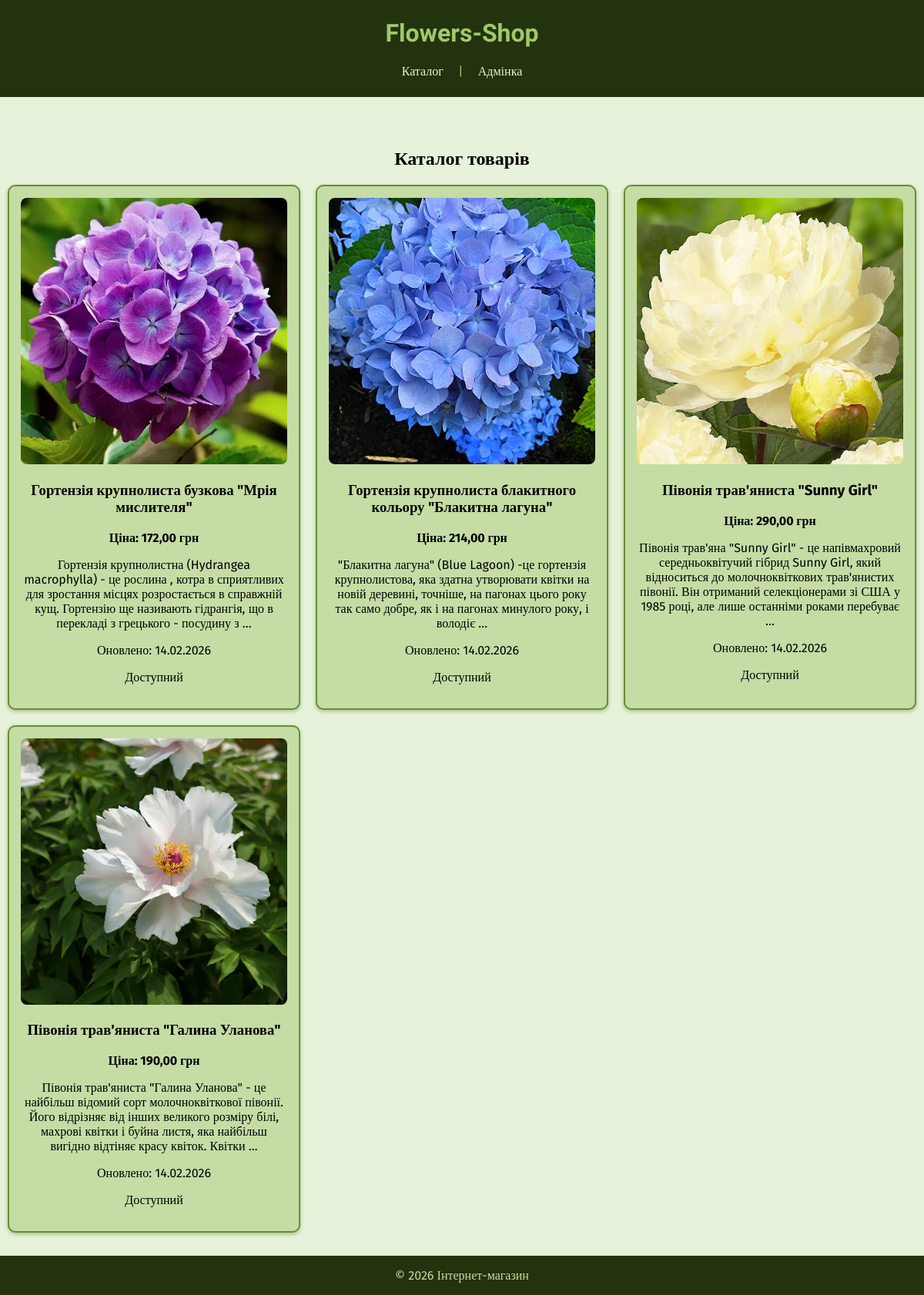
The page / on the database its author committed.
### main/models.py (models this page shows, shortened)
class Product(models.Model):
    name = models.CharField(max_length=200, verbose_name='Назва')
    description = models.TextField(verbose_name='Опис')
    price = models.DecimalField(max_digits=10, decimal_places=2, verbose_name='Ціна')
    image = models.ImageField(upload_to='products/', blank=True, null=True, verbose_name='Зображення')
    created_at = models.DateTimeField(auto_now_add=True, verbose_name='Створено')
    updated_at = models.DateTimeField(auto_now=True, verbose_name='Оновлено')
    is_available = models.BooleanField(default=True, verbose_name='Доступний')
    class Meta:
        ordering = ['-created_at']
        verbose_name = 'Товар'
        verbose_name_plural = 'Товари'

### main/views.py (the view)
# urls.py: path('', views.product_list, name='product_list'),
def product_list(request):
    products = Product.objects.all().order_by('-created_at')
    return render(request, 'main/product_list.html', {'products': products})

### templates/main/product_list.html (shortened to what this page needs)
{% extends 'main/base.html' %} {% load static %}  {% block content %}
<h2>Каталог товарів</h2>
<div class="products-grid">
  {% for product in products %}
  <div class="product-card">
    {% if product.image %}
    <img src="{{ product.image.url }}" alt="{{ product.name }}" />
    {% endif %}
    <h3>{{ product.name }}</h3>
    <p><strong>Ціна: {{ product.price }} грн</strong></p>
    <p>{{ product.description|truncatewords:30 }}</p>
    <p>Оновлено: {{ product.updated_at|date:"d.m.Y" }}</p>
    <p>
      {% if product.is_available %}Доступний{% else %}Недоступний{% endif %}
    </p>
  </div>
  {% empty %}
  <p>Товари відсутні.</p>
  {% endfor %}
</div>
{% endblock %}

### templates/main/base.html (shortened to what this page needs)
{% load static %}
<!doctype html>
<html lang="uk">
  <head>
    <link rel="stylesheet" href="{% static 'css/style.css' %}" />
  </head>
  <body>
    <header>
      <h1>Flowers-Shop</h1>
      <nav>
        <a href="{% url 'main:product_list' %}">Каталог</a> |
        <a href="/admin/">Адмінка</a>
      </nav>
    </header>
    <main>{% block content %}{% endblock %}</main>
    <footer>
      <p>&copy; 2026 Інтернет-магазин</p>
    </footer>
  </body>
</html>

### static/css/style.css (style rules this page uses)
:root { --color-1: #e6f2da; --color-2: #c5dca5; --color-3: #a1c76b; --color-4: #668d35; --color-5: #3d5618; --color-6: #23330e; --transparent-color-1: rgba(197, 220, 165, 0.5); --transparent-color-2: rgba(161, 199, 107, 0.5); --transparent-color-3: rgba(102, 141, 53, 0.5); --transparent-color-4: rgba(61, 86, 24, 0.5); --transparent-color-5: rgba(35, 51, 14, 0.5); --transparent-color-6: rgba(27, 39, 3, 0.5); --font-1: "Science Gothic"; --font-2: "Fira Sans"; }
*, *::before, *::after { box-sizing: border-box; }
body { font-family: var(--font-2); margin: 0; padding: 0; background: var(--color-1); display: flex; flex-direction: column; min-height: 100vh; }
header { background: var(--color-6); color: var(--color-3); text-align: center; padding: 2%; margin-bottom: 3%; }
h1 { font-family: var(--font-1); margin-top: 0; }
nav a { color: var(--color-1); margin: 0 15px; text-decoration: none; }
main { width: 100%; height: 100%; text-align: center; flex: 1; padding: 10px; }
.products-grid { display: grid; grid-template-columns: repeat(auto-fill, minmax(300px, 1fr)); gap: 20px; }
.product-card { background: var(--color-2); border: 2px solid var(--color-4); padding: 15px; border-radius: 10px; box-shadow: 0 2px 5px var(--transparent-color-3); }
.product-card img { width: 100%; aspect-ratio: 1 / 1; object-fit: cover; border-radius: 8px; }
footer { text-align: center; margin-top: 20px; color: var(--color-2); background: var(--color-6); }

### rows shown on the page
Product: image (picture), name "Гортензія крупнолиста бузкова \"Мрія мислителя\"", price "172,00", description "Гортензія крупнолистна (Hydrangea macrophylla) - це рослина , котра в сприятливих для зростання місцях розростається в справжній кущ. Гортензію ще називають гідрангія, що в перекладі з грецького - посудину з …", updated_at "14.02.2026", is_available "Доступний"
Product: image (picture), name "Гортензія крупнолиста блакитного кольору \"Блакитна лагуна\"", price "214,00", description "\"Блакитна лагуна\" (Blue Lagoon) -це гортензія крупнолистова, яка здатна утворювати квітки на новій деревині, точніше, на пагонах цього року так само добре, як і на пагонах минулого року, і володіє …", updated_at "14.02.2026", is_available "Доступний"
Product: image (picture), name "Півонія трав'яниста \"Sunny Girl\"", price "290,00", description "Півонія трав'яна \"Sunny Girl\" - це напівмахровий середньоквітучий гібрид Sunny Girl, який відноситься до молочноквіткових трав'янистих півонії. Він отриманий селекціонерами зі США у 1985 році, але лише останніми роками перебуває …", updated_at "14.02.2026", is_available "Доступний"
Product: image (picture), name "Півонія трав'яниста \"Галина Уланова\"", price "190,00", description "Півонія трав'яниста \"Галина Уланова\" - це найбільш відомий сорт молочноквіткової півонії. Його відрізняє від інших великого розміру білі, махрові квітки і буйна листя, яка найбільш вигідно відтіняє красу квіток. Квітки …", updated_at "14.02.2026", is_available "Доступний"
